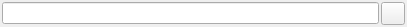
<ui version="4.0" >
 <class>FileChooser</class>
 <widget class="QWidget" name="FileChooser" >
  <property name="geometry" >
   <rect>
    <x>0</x>
    <y>0</y>
    <width>407</width>
    <height>27</height>
   </rect>
  </property>
  <property name="windowIcon" >
   <iconset/>
  </property>
  <layout class="QHBoxLayout" >
   <property name="margin" >
    <number>2</number>
   </property>
   <property name="spacing" >
    <number>2</number>
   </property>
   <item>
    <widget class="QLineEdit" name="line_edit" />
   </item>
   <item>
    <widget class="QToolButton" name="button" />
   </item>
  </layout>
 </widget>
 <resources/>
 <connections/>
</ui>
